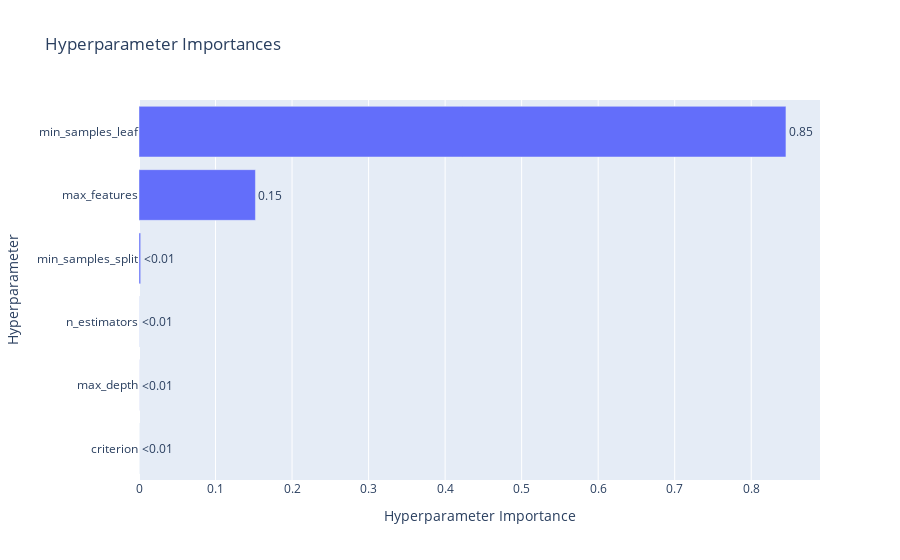

The code cell stored with this chart in its notebook:
### Markdown cell above
This plot can provide valuable insights into **which hyperparameters had the most significant impact on the objective function** and the overall model performance.

### Code cell
optuna.visualization.plot_param_importances(study)

### Figure 1 — Plotly figure (JSON) as saved in the notebook; plotly's stock layout.template omitted (floating-point values rounded to 4 significant figures)
{"data": [{"cliponaxis": false, "hovertemplate": ["criterion (CategoricalDistribution): 2.0920021439173556e-05<extra></extra>", "max_depth (IntDistribution): 0.00010494690820780457<extra></extra>", "n_estimators (IntDistribution): 0.0001810373312864689<extra></extra>", "min_samples_split (IntDistribution): 0.0021789460133924033<extra></extra>", "max_features (CategoricalDistribution): 0.1521506863247208<extra></extra>", "min_samples_leaf (IntDistribution): 0.8453634634009531<extra></extra>"], "name": "Objective Value", "orientation": "h", "text": ["<0.01", "<0.01", "<0.01", "<0.01", "0.15", "0.85"], "textposition": "outside", "type": "bar", "x": [2.092e-05, 0.0001049, 0.000181, 0.002179, 0.1522, 0.8454], "y": ["criterion", "max_depth", "n_estimators", "min_samples_split", "max_features", "min_samples_leaf"]}], "layout": {"title": {"text": "Hyperparameter Importances"}, "xaxis": {"title": {"text": "Hyperparameter Importance"}}, "yaxis": {"title": {"text": "Hyperparameter"}}}}
